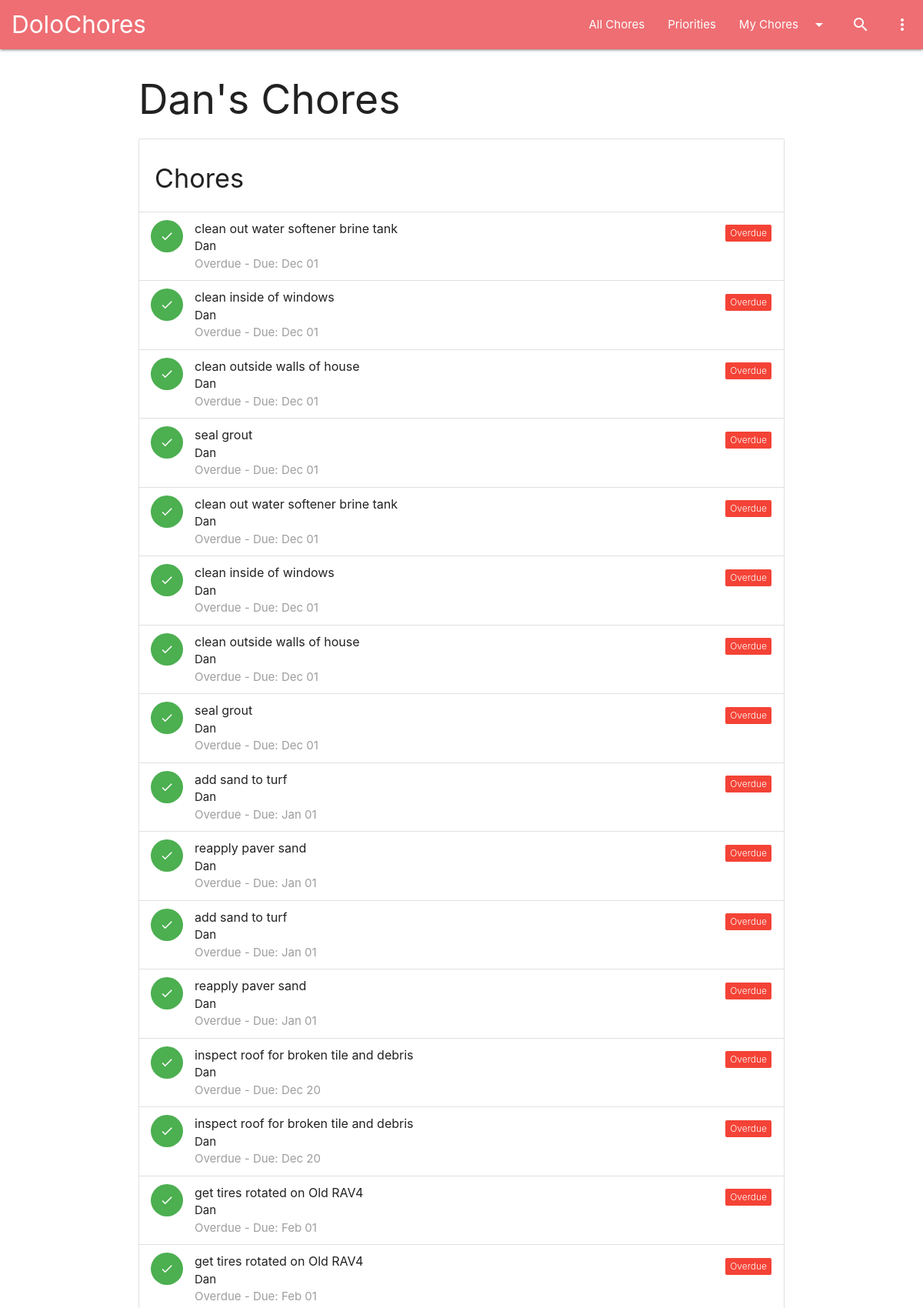
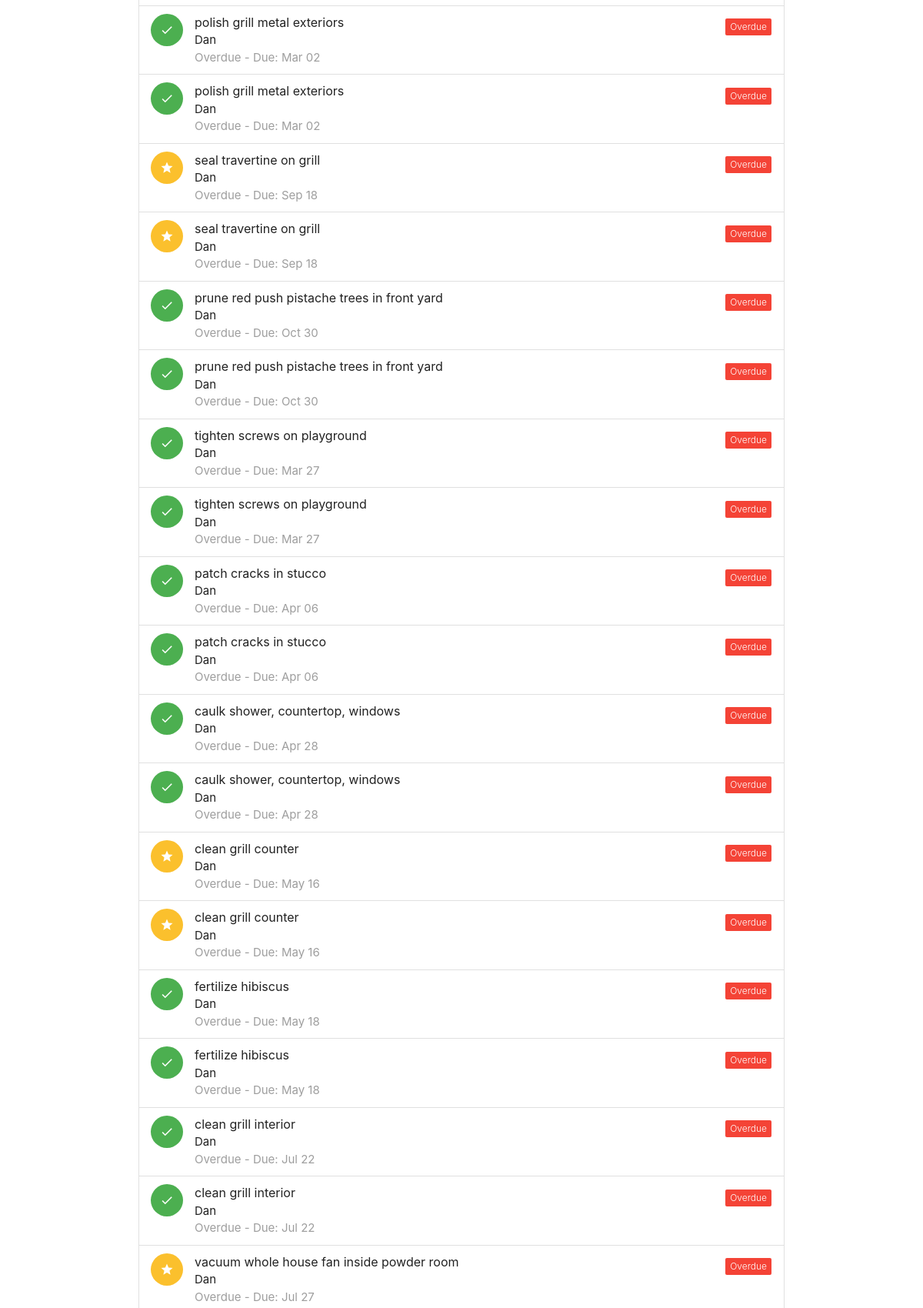
Screenshot of /my-chores/Dan (upper part) with the database file from the repository (2 pictures, top to bottom).
### app.py (models this page shows, shortened)
class Chore(db.Model):
    id = db.Column(db.Integer, primary_key=True)
    title = db.Column(db.String(120), nullable=False)
    user_id = db.Column(db.Integer, db.ForeignKey('user.id'), nullable=False)
    category = db.Column(db.String(50))
    frequency = db.Column(db.Integer, nullable=False)  # in days
    last_completed = db.Column(db.Date, default=date.today)
    is_priority = db.Column(db.Boolean, default=False)
    notes = db.Column(db.Text)
    previous_last_completed = db.Column(db.Date)
    @property
    def next_due(self):
        if self.last_completed and self.frequency:
            return self.last_completed + timedelta(days=self.frequency)
        return None
    @property
    def status(self):
        today = date.today()
        next_due_date = self.next_due
        if not next_due_date:
            return "N/A"
        if next_due_date < today:
            return "Overdue"
        if self.frequency > 30:
            if today <= next_due_date <= today + timedelta(days=30):
                return "Due Soon"
        else:
            if today <= next_due_date <= today + timedelta(days=14):
                return "Due Soon"
        return "Completed Recently"

class User(db.Model):
    id = db.Column(db.Integer, primary_key=True)
    name = db.Column(db.String(80), unique=True, nullable=False)
    chores = db.relationship('Chore', backref='assignee', lazy=True)

### app.py (the view)
@app.route('/my-chores/<username>')
def my_chores(username):
    user = User.query.filter_by(name=username).first_or_404()
    chores_query = Chore.query.options(joinedload(Chore.assignee)).filter_by(user_id=user.id)
    chores = sorted(chores_query.all(), key=lambda c: c.next_due if c.next_due else date.max)
    return render_template('my_chores.html', chores=chores, username=username, title=f"{username}'s Chores")

### app.py (called while the page is built)
@app.context_processor
def inject_users():
    return dict(users=User.query.all())

### templates/my_chores.html
{% extends "layout.html" %}
{% block content %}
<section>
    <h2>{{ title }}</h2>
    {% set no_chores_message = 'No chores found for ' ~ username ~ '.' %}
    {% include '_chores_list.html' %}
</section>
{% endblock %}

### templates/_chores_list.html
<ul class="collection with-header">
    <li class="collection-header"><h4>Chores</h4></li>
    {% for chore in chores %}
    <li class="collection-item avatar modal-trigger" style="cursor: pointer;" href="#chore-detail-modal" onclick="openChoreDetail(event)" data-chore-id="{{ chore.id }}">
        {% if chore.is_priority %}
            <i class="material-icons circle yellow darken-2">star</i>
        {% else %}
            <i class="material-icons circle green">check</i>
        {% endif %}
        <span class="title">{{ chore.title }}</span>
        <p>{{ chore.assignee.name }} <br>
           <span class="grey-text">{{ chore.status }} - Due: {{ chore.next_due.strftime('%b %d') if chore.next_due else 'N/A' }}</span>
        </p>
        <a href="#!" class="secondary-content">
            <span class="new badge {% if chore.status == 'Overdue' %}red{% elif chore.status == 'Due Soon' %}amber{% else %}green{% endif %}" data-badge-caption="{{ chore.status }}"></span>
        </a>
    </li>
    {% else %}
    <li class="collection-item">
        <p>{{ no_chores_message | default('No chores found.') }}</p>
    </li>
    {% endfor %}
</ul>

### rows the page displays
Chore: is_priority False (drawn), title "clean out water softener brine tank", assignee.name "Dan", status "Overdue", next_due "Dec 01"
Chore: is_priority False (drawn), title "clean inside of windows", assignee.name "Dan", status "Overdue", next_due "Dec 01"
Chore: is_priority False (drawn), title "clean outside walls of house", assignee.name "Dan", status "Overdue", next_due "Dec 01"
Chore: is_priority False (drawn), title "seal grout", assignee.name "Dan", status "Overdue", next_due "Dec 01"
Chore: is_priority False (drawn), title "clean out water softener brine tank", assignee.name "Dan", status "Overdue", next_due "Dec 01"
Chore: is_priority False (drawn), title "clean inside of windows", assignee.name "Dan", status "Overdue", next_due "Dec 01"
Chore: is_priority False (drawn), title "clean outside walls of house", assignee.name "Dan", status "Overdue", next_due "Dec 01"
Chore: is_priority False (drawn), title "seal grout", assignee.name "Dan", status "Overdue", next_due "Dec 01"
Chore: is_priority False (drawn), title "add sand to turf", assignee.name "Dan", status "Overdue", next_due "Jan 01"
Chore: is_priority False (drawn), title "reapply paver sand", assignee.name "Dan", status "Overdue", next_due "Jan 01"
Chore: is_priority False (drawn), title "add sand to turf", assignee.name "Dan", status "Overdue", next_due "Jan 01"
Chore: is_priority False (drawn), title "reapply paver sand", assignee.name "Dan", status "Overdue", next_due "Jan 01"
Chore: is_priority False (drawn), title "inspect roof for broken tile and debris", assignee.name "Dan", status "Overdue", next_due "Dec 20"
Chore: is_priority False (drawn), title "inspect roof for broken tile and debris", assignee.name "Dan", status "Overdue", next_due "Dec 20"
Chore: is_priority False (drawn), title "get tires rotated on Old RAV4", assignee.name "Dan", status "Overdue", next_due "Feb 01"
Chore: is_priority False (drawn), title "get tires rotated on Old RAV4", assignee.name "Dan", status "Overdue", next_due "Feb 01"
Chore: is_priority False (drawn), title "polish grill metal exteriors", assignee.name "Dan", status "Overdue", next_due "Mar 02"
Chore: is_priority False (drawn), title "polish grill metal exteriors", assignee.name "Dan", status "Overdue", next_due "Mar 02"
Chore: is_priority True (drawn), title "seal travertine on grill", assignee.name "Dan", status "Overdue", next_due "Sep 18"
Chore: is_priority True (drawn), title "seal travertine on grill", assignee.name "Dan", status "Overdue", next_due "Sep 18"
Chore: is_priority False (drawn), title "prune red push pistache trees in front yard", assignee.name "Dan", status "Overdue", next_due "Oct 30"
Chore: is_priority False (drawn), title "prune red push pistache trees in front yard", assignee.name "Dan", status "Overdue", next_due "Oct 30"
Chore: is_priority False (drawn), title "tighten screws on playground", assignee.name "Dan", status "Overdue", next_due "Mar 27"
Chore: is_priority False (drawn), title "tighten screws on playground", assignee.name "Dan", status "Overdue", next_due "Mar 27"
Chore: is_priority False (drawn), title "patch cracks in stucco", assignee.name "Dan", status "Overdue", next_due "Apr 06"
Chore: is_priority False (drawn), title "patch cracks in stucco", assignee.name "Dan", status "Overdue", next_due "Apr 06"
Chore: is_priority False (drawn), title "caulk shower, countertop, windows", assignee.name "Dan", status "Overdue", next_due "Apr 28"
Chore: is_priority False (drawn), title "caulk shower, countertop, windows", assignee.name "Dan", status "Overdue", next_due "Apr 28"
Chore: is_priority True (drawn), title "clean grill counter", assignee.name "Dan", status "Overdue", next_due "May 16"
Chore: is_priority True (drawn), title "clean grill counter", assignee.name "Dan", status "Overdue", next_due "May 16"
Chore: is_priority False (drawn), title "fertilize hibiscus", assignee.name "Dan", status "Overdue", next_due "May 18"
Chore: is_priority False (drawn), title "fertilize hibiscus", assignee.name "Dan", status "Overdue", next_due "May 18"
Chore: is_priority False (drawn), title "clean grill interior", assignee.name "Dan", status "Overdue", next_due "Jul 22"
Chore: is_priority False (drawn), title "clean grill interior", assignee.name "Dan", status "Overdue", next_due "Jul 22"
Chore: is_priority True (drawn), title "vacuum whole house fan inside powder room", assignee.name "Dan", status "Overdue", next_due "Jul 27"

### other values shown
{{ title }} "Dan's Chores"
